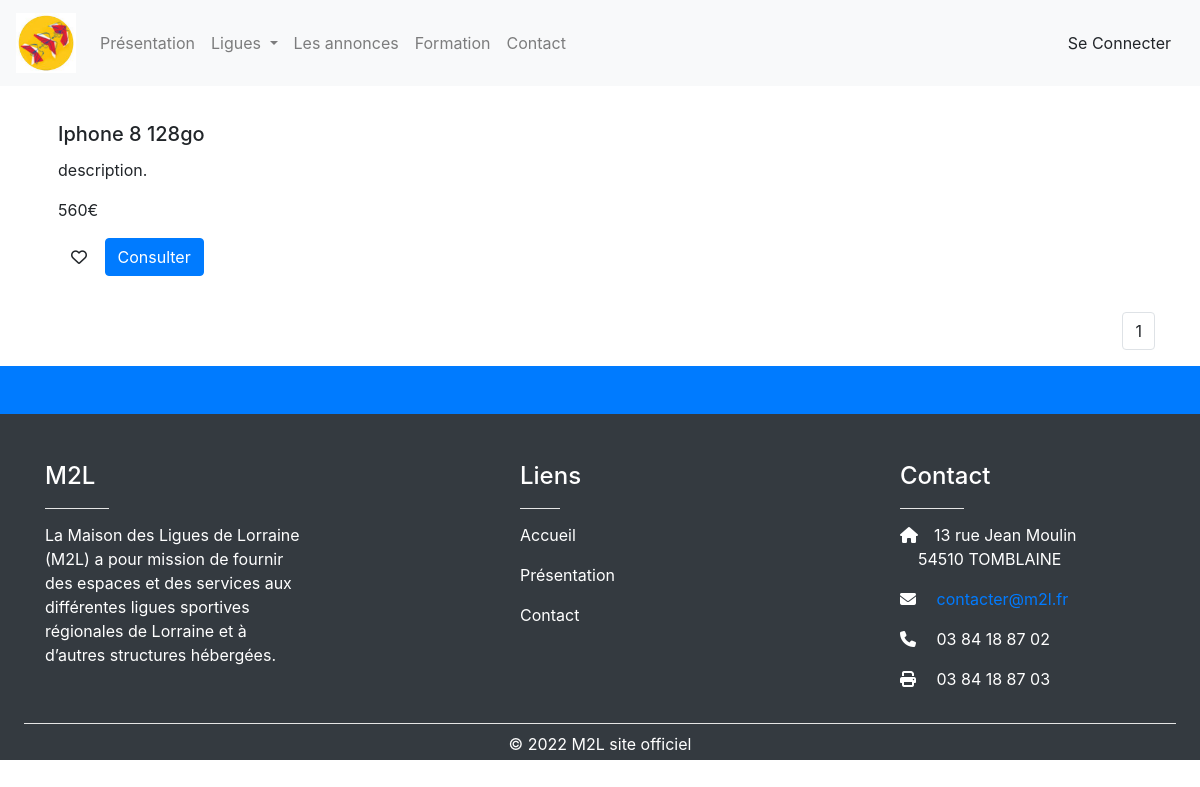
Page /annonces.php on the committed database.
### tables this page shows
CREATE TABLE `annonce` (
  `id_a` int(11) NOT NULL,
  `nom_a` varchar(255) NOT NULL,
  `description_a` text NOT NULL,
  `prix_a` float NOT NULL,
  `id_c_a` int(11) NOT NULL,
  `timer_a` timestamp NOT NULL DEFAULT CURRENT_TIMESTAMP
);

### annonces.php (the view, shortened to what this page needs)
<?php
include 'inc/header.php';
include 'bdd.php';
if (!isset($_SESSION['client'])) {
	$idkoci = $_COOKIE['PHPSESSID'];
}
elseif (isset($_SESSION['client'])) {
	$z =$_SESSION['client'];
	$idc = $z['0'];
}
?>
<div class="container">
<div class="row">
<?php
$countAnnonce = $dbh->query("SELECT COUNT(*) FROM `annonce`")->fetchColumn();
if($countAnnonce>0){
$annoncesparpage = 10;
$totalreqannonce = $dbh->query('SELECT id_a FROM annonce');
$annoncetotal = $totalreqannonce->rowCount();
$pagesTotales = ceil($annoncetotal/$annoncesparpage);
if(isset($_GET['page']) AND !empty($_GET['page']) AND $_GET['page'] > 0 AND $_GET['page'] <= $pagesTotales) {
   $_GET['page'] = intval($_GET['page']);
   $pageCourante = $_GET['page'];
} else {
   $pageCourante = 1;
}
$depart = ($pageCourante-1)*$annoncesparpage;
		 			$query="SELECT * FROM annonce ORDER BY id_a DESC LIMIT $depart,$annoncesparpage";
			?>
		<div class="container">
			    <div class="row">
			    <?php
			    foreach  ($dbh->query($query) as $ligne) {
			    						?>
<div class="col-6 my-2 p-2">
		<div class="card-body">
							    <h5 class="card-title"><?php echo $ligne["nom_a"]; ?></h5>
							    <p class="card-text"><?php echo $ligne["description_a"]; ?>.</p>
							    <p class="card-text"><?php echo number_format($ligne["prix_a"],0,',',' '); ?>€</p>
							    <?php
							    $idann = $ligne['id_a'];
							    if (isset($_SESSION['client'])) {
							    	$an = "SELECT count(*) FROM `like_c` WHERE `id_a_l_c` = $idann AND `id_c_l_c` = $idc";
							    }
							    else{
							    	$an ="SELECT count(*) FROM `like_nc` WHERE `idcokie_l`='$idkoci' AND `id_a_l` =$idann";
							  }
							    $likecount = $dbh->query($an)->fetch();
							    if ($likecount['0'] == 0) {
							    	?>
							    	<a href="annonces.php?like=<?= $idann ?>" class="btn"><i class="far fa-heart"></i></a>
							    	<?php
							    }
							    else{
							    ?>
							    <a href="annonces.php?nolike=<?= $idann ?>" class="btn"><i class="fas fa-heart"></i></a>
							<?php } ?>
							    <a href="annonce.php?id=<?php echo $ligne["id_a"] ?>" class="btn btn-primary">Consulter</a>
</div>
</div>
<?php
}
?>
</div>
<nav aria-label="Page navigation example">
  <ul class="pagination justify-content-end">
			    	<?php
for($i=1;$i<=$pagesTotales;$i++) {
         if($i == $pageCourante) {
         	?>
         	<li class="page-item">
         	<a class="page-link">
         	<?php
            echo $i.' ';
            ?>
        </a>
            <?php
         } else {
            echo '<li class="page-item"><a class="page-link" href="annonces.php?page='.$i.'">'.$i.'</a></li> ';
         }
      }
      ?>
      </ul>
</nav>
					<?php
				}
			?>
		</div>
	</div>
</div>
<?php
include 'inc/footer.php';
?>

### css/connection.css (style rules this page uses)
:root { --input-padding-x: 1.5rem; --input-padding-y: .75rem; }

### rows in the picture
annonce: nom_a "Iphone 8 128go", description_a "description", prix_a "560"
